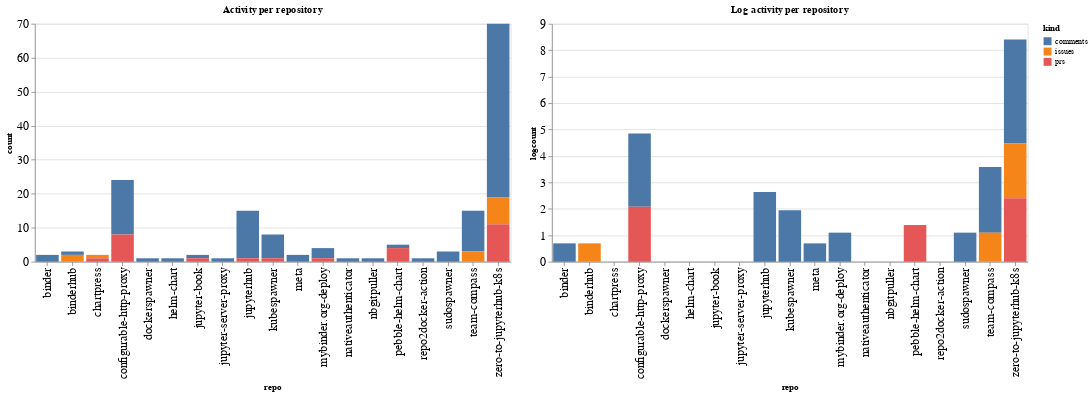

Notebook code for this chart:
### Code cell
ch1 = alt.Chart(repo_summaries, width=600, title="Activity per repository").mark_bar().encode(
    x='repo',
    y='count',
    color='kind',
    tooltip="kind"
)

ch2 = alt.Chart(repo_summaries, width=600, title="Log activity per repository").mark_bar().encode(
    x='repo',
    y='logcount',
    color='kind',
    tooltip="kind"
)

ch1 | ch2

### Figure 1 — Vega-Lite specification as saved in the notebook (floating-point values rounded to 4 significant figures)
{"config": {"axisLeft": {"labelFontSize": 15}, "axisBottom": {"labelFontSize": 15}}, "hconcat": [{"mark": "bar", "encoding": {"color": {"type": "nominal", "field": "kind"}, "tooltip": {"type": "nominal", "field": "kind"}, "x": {"type": "nominal", "field": "repo"}, "y": {"type": "quantitative", "field": "count"}}, "title": "Activity per repository", "width": 600}, {"mark": "bar", "encoding": {"color": {"type": "nominal", "field": "kind"}, "tooltip": {"type": "nominal", "field": "kind"}, "x": {"type": "nominal", "field": "repo"}, "y": {"type": "quantitative", "field": "logcount"}}, "title": "Log activity per repository", "width": 600}], "data": {"name": "data-713e795bbbf1e9650d674f57d2c1d6ad"}, "$schema": "https://vega.github.io/schema/vega-lite/v4.8.1.json", "datasets": {"data-713e795bbbf1e9650d674f57d2c1d6ad": [{"repo": "binder", "kind": "comments", "count": 2, "logcount": 0.6931}, {"repo": "binderhub", "kind": "comments", "count": 1, "logcount": 0.0}, {"repo": "binderhub", "kind": "issues", "count": 2, "logcount": 0.6931}, {"repo": "chartpress", "kind": "issues", "count": 1, "logcount": 0.0}, {"repo": "chartpress", "kind": "prs", "count": 1, "logcount": 0.0}, {"repo": "configurable-http-proxy", "kind": "comments", "count": 16, "logcount": 2.773}, {"repo": "configurable-http-proxy", "kind": "prs", "count": 8, "logcount": 2.079}, {"repo": "dockerspawner", "kind": "comments", "count": 1, "logcount": 0.0}, {"repo": "helm-chart", "kind": "comments", "count": 1, "logcount": 0.0}, {"repo": "jupyter-book", "kind": "comments", "count": 1, "logcount": 0.0}, {"repo": "jupyter-book", "kind": "prs", "count": 1, "logcount": 0.0}, {"repo": "jupyter-server-proxy", "kind": "comments", "count": 1, "logcount": 0.0}, {"repo": "jupyterhub", "kind": "comments", "count": 14, "logcount": 2.639}, {"repo": "jupyterhub", "kind": "prs", "count": 1, "logcount": 0.0}, {"repo": "kubespawner", "kind": "comments", "count": 7, "logcount": 1.946}, {"repo": "kubespawner", "kind": "prs", "count": 1, "logcount": 0.0}, {"repo": "meta", "kind": "comments", "count": 2, "logcount": 0.6931}, {"repo": "mybinder.org-deploy", "kind": "comments", "count": 3, "logcount": 1.099}, {"repo": "mybinder.org-deploy", "kind": "prs", "count": 1, "logcount": 0.0}, {"repo": "nativeauthenticator", "kind": "comments", "count": 1, "logcount": 0.0}, {"repo": "nbgitpuller", "kind": "comments", "count": 1, "logcount": 0.0}, {"repo": "pebble-helm-chart", "kind": "comments", "count": 1, "logcount": 0.0}, {"repo": "pebble-helm-chart", "kind": "prs", "count": 4, "logcount": 1.386}, {"repo": "repo2docker-action", "kind": "comments", "count": 1, "logcount": 0.0}, {"repo": "sudospawner", "kind": "comments", "count": 3, "logcount": 1.099}, {"repo": "team-compass", "kind": "comments", "count": 12, "logcount": 2.485}, {"repo": "team-compass", "kind": "issues", "count": 3, "logcount": 1.099}, {"repo": "zero-to-jupyterhub-k8s", "kind": "comments", "count": 51, "logcount": 3.932}, {"repo": "zero-to-jupyterhub-k8s", "kind": "issues", "count": 8, "logcount": 2.079}, {"repo": "zero-to-jupyterhub-k8s", "kind": "prs", "count": 11, "logcount": 2.398}]}}
